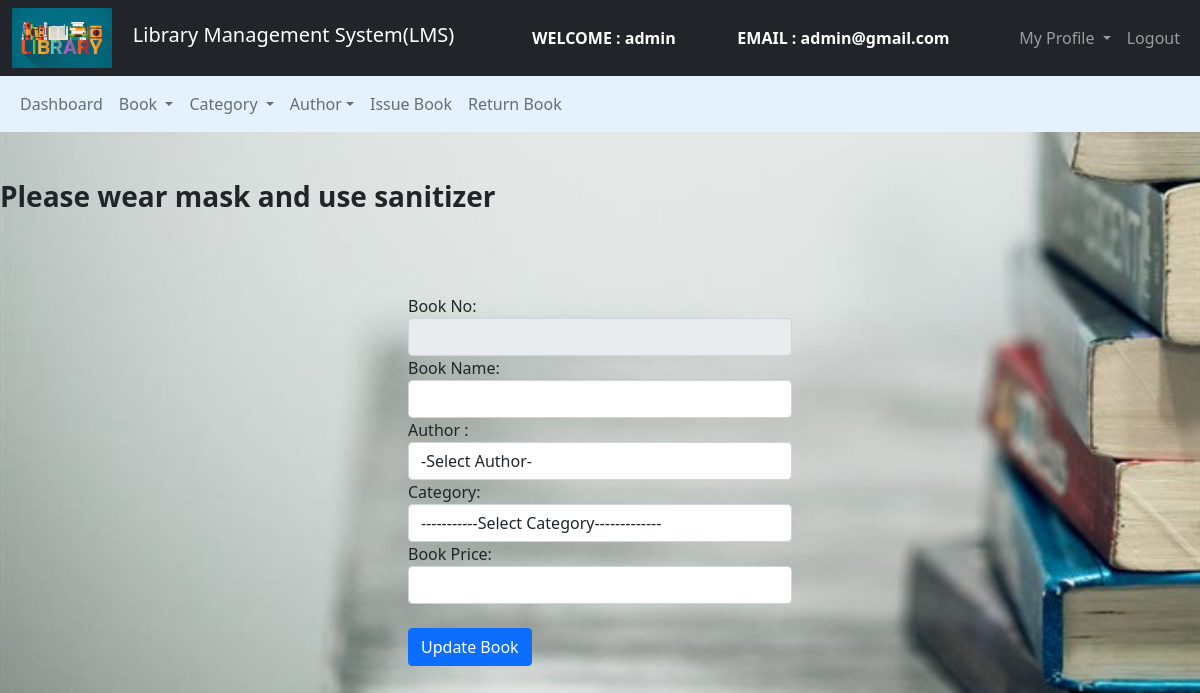
Before: /Admin/Book/edit_book.php?bn=2025 (signed in) with the older database file.
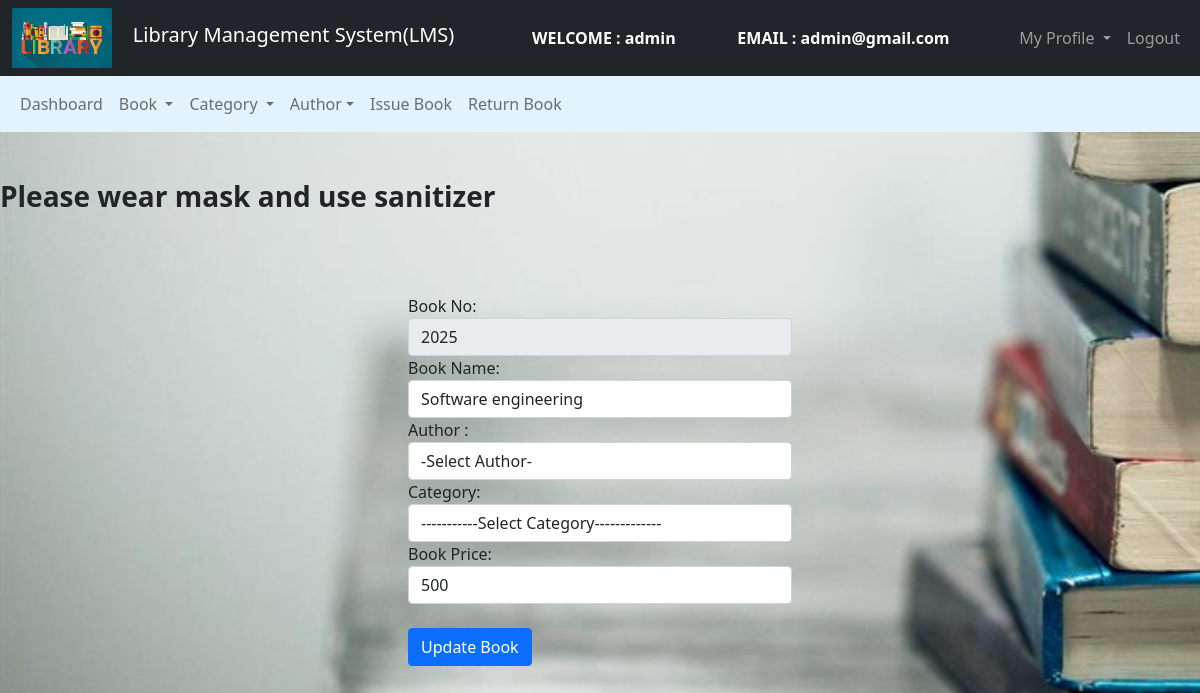
After: the same page with the newer database file.
### tables this page shows
CREATE TABLE `books` (
  `book_id` int(11) NOT NULL,
  `book_name` varchar(250) NOT NULL,
  `author_id` int(11) NOT NULL,
  `cat_id` int(11) NOT NULL,
  `book_no` int(11) NOT NULL,
  `book_price` int(11) NOT NULL
);

### Admin/Book/edit_book.php (the view, shortened to what this page needs)
<?php
$connection = mysqli_connect("localhost", "root", "");
$book_no = "";
$book_name = "";
$book_price = "";
$query = "select * from books where book_no = $_GET[bn]";
$query_run = mysqli_query($connection, $query);
while ($row = mysqli_fetch_assoc($query_run)) {
    $book_name = $row['book_name'];
    $book_no = $row['book_no'];
    $book_price = $row['book_price'];
}
?>
<!DOCTYPE html>
<html>
<head>
    <link href="https://cdn.jsdelivr.net/npm/bootstrap@5.0.0-beta2/dist/css/bootstrap.min.css" rel="stylesheet">
</head>
<body>
    <nav class="navbar navbar-expand-lg navbar-dark bg-dark">
        <div class="container-fluid">
            <div class="navbar-header">
                <img src="../images/abc1.jpeg" width="100" height="60"> &nbsp &nbsp
                <a class="navbar-brand" href="../admin_dashboard.php">Library Management System(LMS)</a>
            </div>
            <font style="color: white">
                <span>
                    <strong>
                        WELCOME : <?php echo $_SESSION['name']; ?></strong>
                </span>
            </font>
            <font style="color: white">
                <span>
                    <strong>
                        EMAIL : <?php echo $_SESSION['email']; ?></strong>
                </span>
            </font>
            <ul class="nav navbar-nav navbar-right">
                <li class="nav-item dropdown">
                    <a class="nav-link dropdown-toggle" data-toggle="dropdown">
                        My Profile
                    </a>
                </li>
                <li class="nav-item"><a class="nav-link" href="../../logout.php">
                        Logout
                    </a></li>
            </ul>
        </div>
    </nav>
    <nav class="navbar navbar-expand-lg navbar-light" style="background-color: #e3f2fd">
        <div class="container-fluid">
            <ul class="nav navbar-nav navbar-center">
                <li class="nav-item">
                    <a href="../admin_dashboard.php" class="nav-link">
                        Dashboard
                    </a>
                </li>
                <li class="nav-item dropdown ">
                    <a class="nav-link dropdown-toggle" data-toggle="dropdown"> Book
                    </a>
                </li>
                <li class="nav-item dropdown ">
                    <a class="nav-link dropdown-toggle" data-toggle="dropdown"> Category </a>
                </li>
                <li class="nav-item dropdown ">
                    <a class="nav-link dropdown-toggle" data-toggle="dropdown"> Author</a>
                </li>
                <li class="nav-item">
                    <a href="../Book/issue_book.php" class="nav-link">
                        Issue Book</a>
                </li>
                <li class="nav-item">
                    <a href="../Book/return_book.php" class="nav-link">
                        Return Book</a>
                </li>
            </ul>
        </div>
    </nav>
    <br><br>
    <?php include '../../header.php'; ?><br><br>
    <div class="row">
        <div class="col-md-4"></div>
        <div class="col-md-4">
            <form action="" method="post">
                <div class="form-group">
                    <label>Book No:</label>
                    <input type="text" name="book_no" value="<?php echo $book_no; ?>" class="form-control" required="" disabled>
                </div>
                <div class="form-group">
                    <label>Book Name:</label>
                    <input type="text" name="book_name" value="<?php echo $book_name; ?>" class="form-control" required="">
                </div>
                <div class="form-group">
                    <label>Author :</label>
                    <select class="form-control" name="book_author">
                        <option>-Select Author-</option>
                    </select>
                </div>
                <div class="form-group">
                    <label>Category:</label>
                    <select class="form-control" name="book_cat">
                        <option>-----------Select Category-------------</option>
                    </select>
                </div>
                <div class="form-group">
                    <label>Book Price:</label>
                    <input type="text" name="book_price" value="<?php echo $book_price; ?>" class="form-control" required="">
                </div><br>
                <button class="btn btn-primary" name="update">
                    Update Book
                </button>
            </form>
        </div>
        <div class="col-md-4"></div>
    </div>
</body>
</html>

Changed rows visible on the page:
added books: book_no "2025", book_name "Software engineering", book_price "500"
